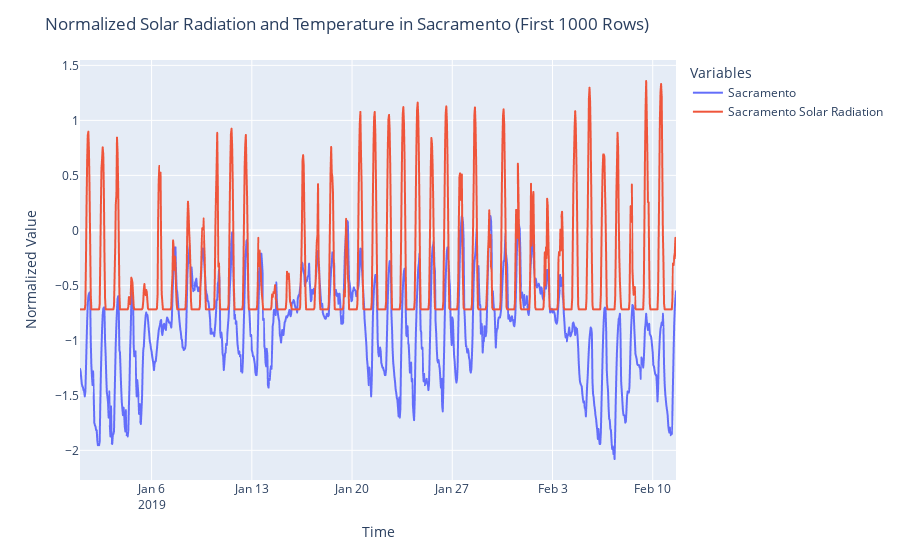

The notebook cell saved with this chart:
### Code cell
#now plot the solar radiation and temperature for the first 1000 rows
fig = px.line(df[:1000], x='time', y=['Sacramento', 'Sacramento Solar Radiation'],)
fig.update_layout(title='Normalized Solar Radiation and Temperature in Sacramento (First 1000 Rows)',
                  xaxis_title='Time',
                  yaxis_title='Normalized Value',
                  legend_title='Variables')
fig.show()

### Figure 1 — Plotly figure (JSON) as saved in the notebook; plotly's stock layout.template omitted (floating-point values rounded to 4 significant figures; data arrays with more than 128 entries replaced by an {"elided": "..."} marker saying what was removed)
{"data": [{"hovertemplate": "variable=Sacramento<br>time=%{x}<br>value=%{y}<extra></extra>", "legendgroup": "Sacramento", "line": {"color": "#636efa", "dash": "solid"}, "marker": {"symbol": "circle"}, "mode": "lines", "name": "Sacramento", "showlegend": true, "type": "scattergl", "x": {"elided": "1000 str values"}, "xaxis": "x", "y": {"elided": "1000 float values"}, "yaxis": "y"}, {"hovertemplate": "variable=Sacramento Solar Radiation<br>time=%{x}<br>value=%{y}<extra></extra>", "legendgroup": "Sacramento Solar Radiation", "line": {"color": "#EF553B", "dash": "solid"}, "marker": {"symbol": "circle"}, "mode": "lines", "name": "Sacramento Solar Radiation", "showlegend": true, "type": "scattergl", "x": {"elided": "1000 str values"}, "xaxis": "x", "y": {"elided": "1000 float values"}, "yaxis": "y"}], "layout": {"legend": {"title": {"text": "Variables"}, "tracegroupgap": 0}, "margin": {"t": 60}, "title": {"text": "Normalized Solar Radiation and Temperature in Sacramento (First 1000 Rows)"}, "xaxis": {"anchor": "y", "domain": [0, 1], "title": {"text": "Time"}}, "yaxis": {"anchor": "x", "domain": [0, 1], "title": {"text": "Normalized Value"}}}}
